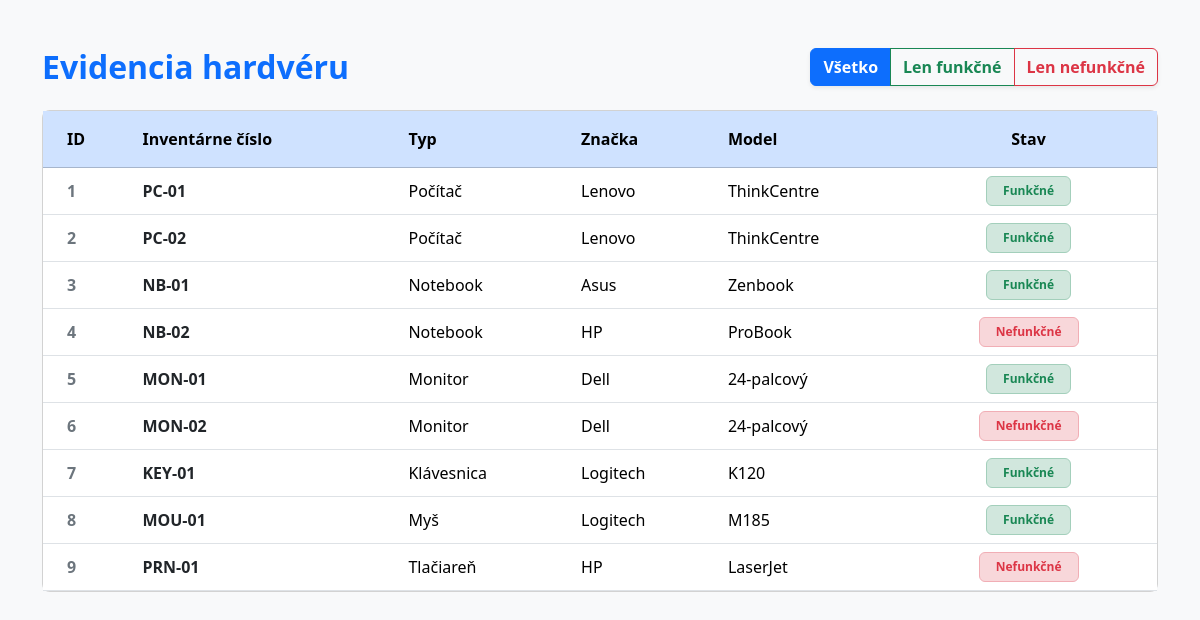
The page / on the database its author committed.
### tables this page shows
CREATE TABLE `devices` (
  `id` int(11) NOT NULL,
  `inventory_number` varchar(50) NOT NULL,
  `type` varchar(100) NOT NULL,
  `brand` varchar(100) NOT NULL,
  `model` varchar(100) NOT NULL,
  `status_id` int(11) NOT NULL
);

### public/index.php (called while the page is built, shortened)
<?php
$db = new Database();
$pdo = $db->spojenie();
$deviceManager = new DeviceManager($pdo);
$filterStatus = $_GET["status"] ?? "vsetko";
if ($filterStatus === "funkcne") {
        $zariadenia = $deviceManager->getDevices(1);
} elseif ($filterStatus === "nefunkcne") {
        $zariadenia = $deviceManager->getDevices(2);
} else {
        $zariadenia = $deviceManager->getDevices();
}
require_once __DIR__ . "/../view/devices.php";

### App/Repositories/DeviceManager.php (called while the page is built, shortened)
<?php
class DeviceManager
{
    private PDO $db;
    public function __construct(PDO $pdo)
    {
        $this->db = $pdo;
    }
    public function getDevices($statusFilter = null) : array
    {
        try {
            $zariadenia = [];
            if ($statusFilter !== null) {
                $sql = "SELECT * FROM devices WHERE status_id = :status_id";
                $stmt = $this->db->prepare($sql);
                $stmt->execute([":status_id" => $statusFilter]);
            } else {
                $sql = "SELECT * FROM devices";
                $stmt = $this->db->prepare($sql);
                $stmt->execute();
            }
            while ($row = $stmt->fetch()) {
                $device = new Device(
                    $row["inventory_number"],
                    $row["type"],
                    $row["brand"],
                    $row["model"],
                    $row["status_id"]
                );
                $device->setId((int)$row["id"]);
                $zariadenia[] = $device;
            }
            return $zariadenia;
        } catch(PDOException $e) {
        return [];
        }
    }
}

### App/Models/Device.php (called while the page is built, shortened)
<?php
class Device
{
    private int $id;
    private string $inventory_number;
    private string $type;
    private string $brand;
    private string $model;
    private int $status_id;
    public function __construct(string $inventory_number, string $type, string $brand, string $model, int $status_id)
    {
        $this->inventory_number = $inventory_number;
        $this->type = $type;
        $this->brand = $brand;
        $this->model = $model;
        $this->status_id = $status_id;
    }
    public function getId(): ?int {
        return $this->id;
    }
    public function getInventoryNumber(): string {
        return $this->inventory_number;
    }
    public function getType(): string {
        return $this->type;
    }
    public function getBrand(): string {
        return $this->brand;
    }
    public function getModel(): string {
        return $this->model;
    }
    public function getStatusId(): int {
        return $this->status_id;
    }
  public function getStatusText(): string
{
    if ($this->status_id === 2) {
        return 'Nefunkčné';
    } else {
        return 'Funkčné';
    }
}
    public function setId(int $id): void
    {
        $this->id = $id;
    }
}
?>

### view/devices.php (the view, shortened to what this page needs)
<!DOCTYPE html>
<html lang="sk">
<head>
    <link href="https://cdn.jsdelivr.net/npm/bootstrap@5.3.2/dist/css/bootstrap.min.css" rel="stylesheet">
</head>
<body class="bg-light">
<div class="container py-5">
    <div class="d-flex justify-content-between align-items-center mb-4">
        <div>
            <h2 class="fw-bold text-primary m-0">Evidencia hardvéru</h2>
        </div>
        <div class="btn-group shadow-sm">
            <a href="index.php?status=vsetko" class="btn btn-primary fw-bold">Všetko</a>
            <a href="index.php?status=funkcne" class="btn btn-outline-success fw-bold">Len funkčné</a>
            <a href="index.php?status=nefunkcne" class="btn btn-outline-danger fw-bold">Len nefunkčné</a>
        </div>
    </div>
    <div class="card  rounded-3 ">
        <div class="card-body p-0">
            <div class="table-responsive">
                <table class="table table-hover align-middle m-0">
                    <thead class="table-primary text-primary">
                        <tr>
                            <th class="ps-4 py-3">ID</th>
                            <th class="py-3">Inventárne číslo</th>
                            <th class="py-3">Typ</th>
                            <th class="py-3">Značka</th>
                            <th class="py-3">Model</th>
                            <th class="pe-4 py-3 text-center">Stav</th>
                        </tr>
                    </thead>
                    <tbody>
                        <?php if (empty($zariadenia)): ?>
                            <tr>
                                <td colspan="6" class="text-center text-muted py-5">Žiadne zariadenia nezodpovedajú filtru.</td>
                            </tr>
                        <?php else: ?>
                            <?php foreach ($zariadenia as $d): ?>
                                <?php
                                    $farba = ($d->getStatusId() === 1) ? "success" : "danger";
                                ?>
                                <tr>
                                    <td class="ps-4 fw-bold text-secondary"><?= $d->getId(); ?></td>
                                    <td class="fw-bold text-dark"><?= $d->getInventoryNumber(); ?></td>
                                    <td><?= $d->getType(); ?></td>
                                    <td><?= $d->getBrand(); ?></td>
                                    <td><?= $d->getModel(); ?></td>
                                    <td class="pe-4 text-center">
                                        <span class="badge bg-<?= $farba; ?>-subtle text-<?= $farba; ?> border border-<?= $farba; ?>-subtle px-3 py-2">
                                            <?= $d->getStatusText(); ?>
                                        </span>
                                    </td>
                                </tr>
                            <?php endforeach; ?>
                        <?php endif; ?>
                    </tbody>
                </table>
            </div>
        </div>
    </div>
</div>
</body>
</html>

### rows shown on the page
devices: id "1", inventory_number "PC-01", type "Počítač", brand "Lenovo", model "ThinkCentre", status "Funkčné"
devices: id "2", inventory_number "PC-02", type "Počítač", brand "Lenovo", model "ThinkCentre", status "Funkčné"
devices: id "3", inventory_number "NB-01", type "Notebook", brand "Asus", model "Zenbook", status "Funkčné"
devices: id "4", inventory_number "NB-02", type "Notebook", brand "HP", model "ProBook", status "Nefunkčné"
devices: id "5", inventory_number "MON-01", type "Monitor", brand "Dell", model "24-palcový", status "Funkčné"
devices: id "6", inventory_number "MON-02", type "Monitor", brand "Dell", model "24-palcový", status "Nefunkčné"
devices: id "7", inventory_number "KEY-01", type "Klávesnica", brand "Logitech", model "K120", status "Funkčné"
devices: id "8", inventory_number "MOU-01", type "Myš", brand "Logitech", model "M185", status "Funkčné"
devices: id "9", inventory_number "PRN-01", type "Tlačiareň", brand "HP", model "LaserJet", status "Nefunkčné"
